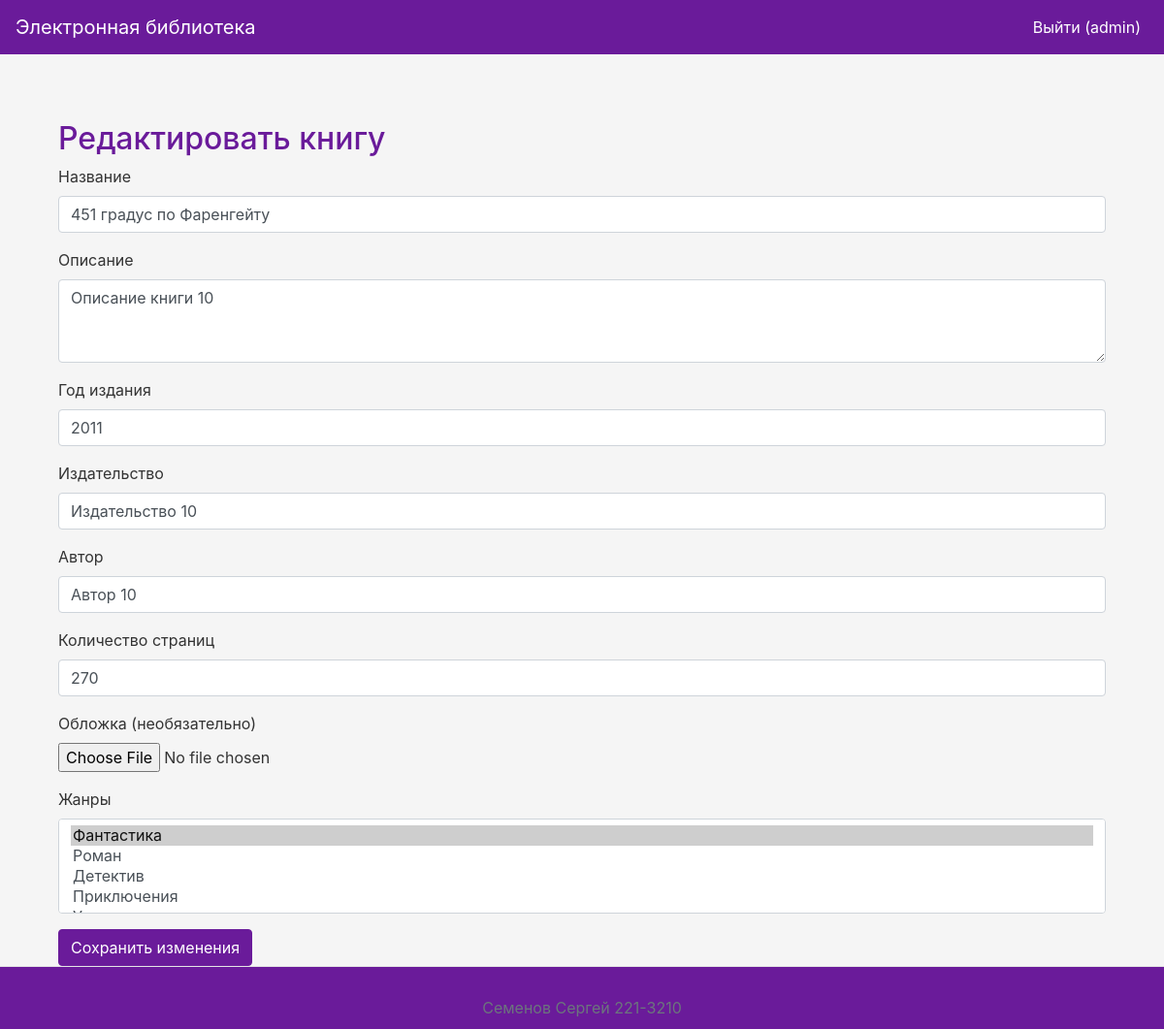
Before: /edit/10 (signed in) with the older database file.
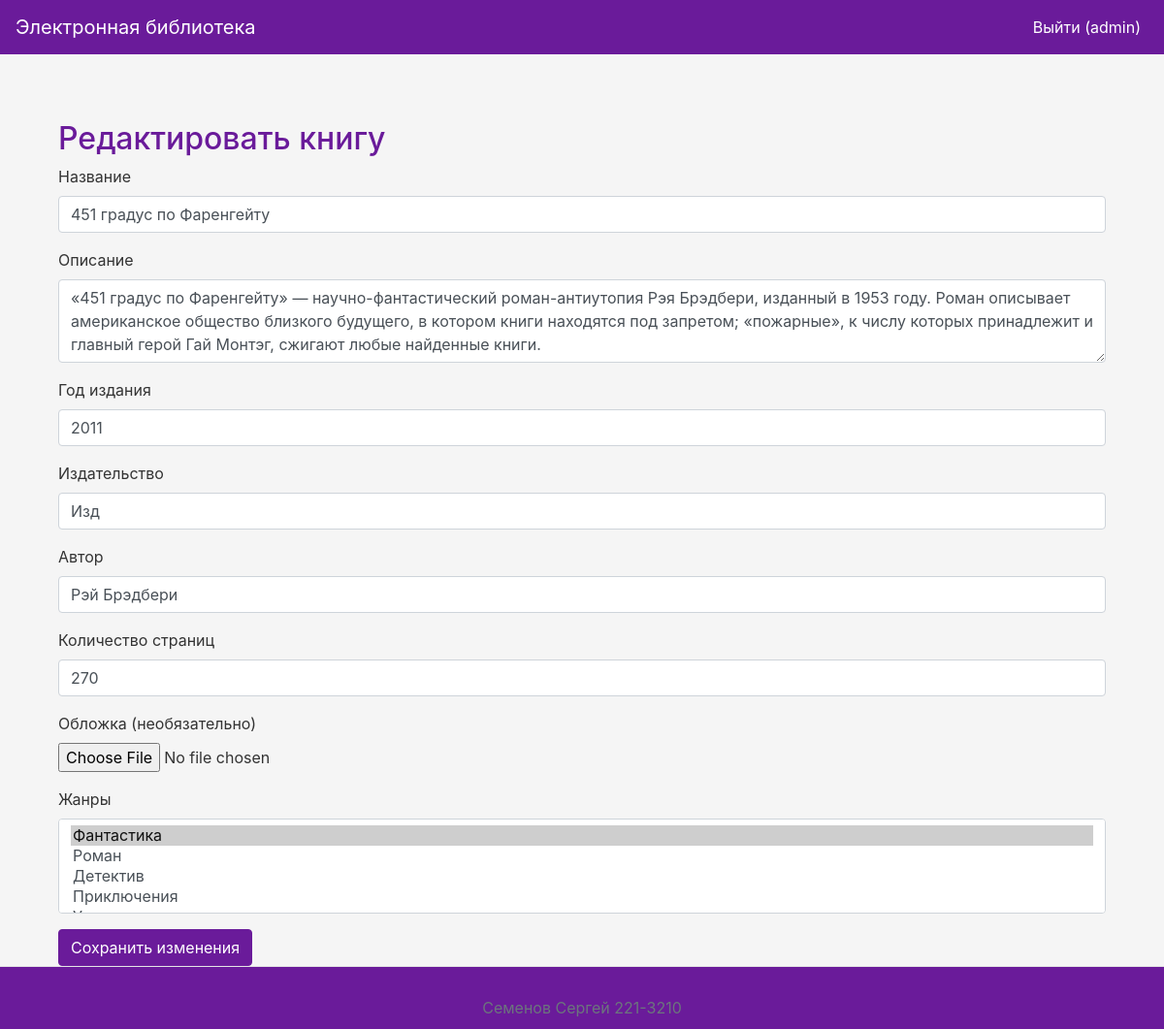
After: the same page with the newer database file.
### app.py (models this page shows, shortened)
class Book(db.Model):
    id = db.Column(db.Integer, primary_key=True)
    title = db.Column(db.String(255), nullable=False)
    description = db.Column(db.Text, nullable=False)
    year = db.Column(db.Integer, nullable=False)
    publisher = db.Column(db.String(255), nullable=False)
    author = db.Column(db.String(255), nullable=False)
    pages = db.Column(db.Integer, nullable=False)
    cover_id = db.Column(db.Integer, db.ForeignKey('cover.id'), nullable=True)
    genres = db.relationship('Genre', secondary='book_genre', back_populates='books')
    reviews = db.relationship('Review', backref='book', lazy=True)

### app.py (the view, shortened to what this page needs)
@app.route('/edit/<int:book_id>', methods=['GET', 'POST'])
@login_required
def edit_book(book_id):
    book = Book.query.get_or_404(book_id)
    if current_user.role.name not in ['Администратор', 'Модератор']:
        flash('У вас недостаточно прав для выполнения данного действия.', 'danger')
        return redirect(url_for('index'))
    genres = Genre.query.all()
    return render_template('edit_book.html', book=book, genres=genres)

### app.py (called while the page is built)
@login_manager.user_loader
def load_user(user_id):
    return User.query.get(int(user_id))

### templates/edit_book.html
{% extends "base.html" %}
{% block content %}
<div class="container mt-5">
    <h2>Редактировать книгу</h2>
    <form method="POST" enctype="multipart/form-data">
        <div class="form-group">
            <label for="title">Название</label>
            <input type="text" class="form-control" id="title" name="title" value="{{ book.title }}" required>
        </div>
        <div class="form-group">
            <label for="description">Описание</label>
            <textarea class="form-control" id="description" name="description" rows="3" required>{{ book.description }}</textarea>
        </div>
        <div class="form-group">
            <label for="year">Год издания</label>
            <input type="number" class="form-control" id="year" name="year" value="{{ book.year }}" required>
        </div>
        <div class="form-group">
            <label for="publisher">Издательство</label>
            <input type="text" class="form-control" id="publisher" name="publisher" value="{{ book.publisher }}" required>
        </div>
        <div class="form-group">
            <label for="author">Автор</label>
            <input type="text" class="form-control" id="author" name="author" value="{{ book.author }}" required>
        </div>
        <div class="form-group">
            <label for="pages">Количество страниц</label>
            <input type="number" class="form-control" id="pages" name="pages" value="{{ book.pages }}" required>
        </div>
        <div class="form-group">
            <label for="cover">Обложка (необязательно)</label>
            <input type="file" class="form-control-file" id="cover" name="cover">
        </div>
        <div class="form-group">
            <label for="genres">Жанры</label>
            <select multiple class="form-control" id="genres" name="genres">
                {% for genre in genres %}
                <option value="{{ genre.id }}" {% if genre in book.genres %}selected{% endif %}>{{ genre.name }}</option>
                {% endfor %}
            </select>
        </div>
        <button type="submit" class="btn btn-primary">Сохранить изменения</button>
    </form>
</div>
{% endblock %}

Changed rows visible on the page:
changed Book "451 градус по Фаренгейту": description "Описание книги 10" → "«451 градус по Фаренгейту» — научно-фантастический роман-антиутопия Рэя Брэдбери, изданный в 1953 году. Роман описывает американское общество близкого будущего, в котором книги находятся под запретом; «пожарные», к числу которых принадлежит и главный герой Гай Монтэг, сжигают любые найденные книги."; publisher "Издательство 10" → "Изд"; author "Автор 10" → "Рэй Брэдбери"
